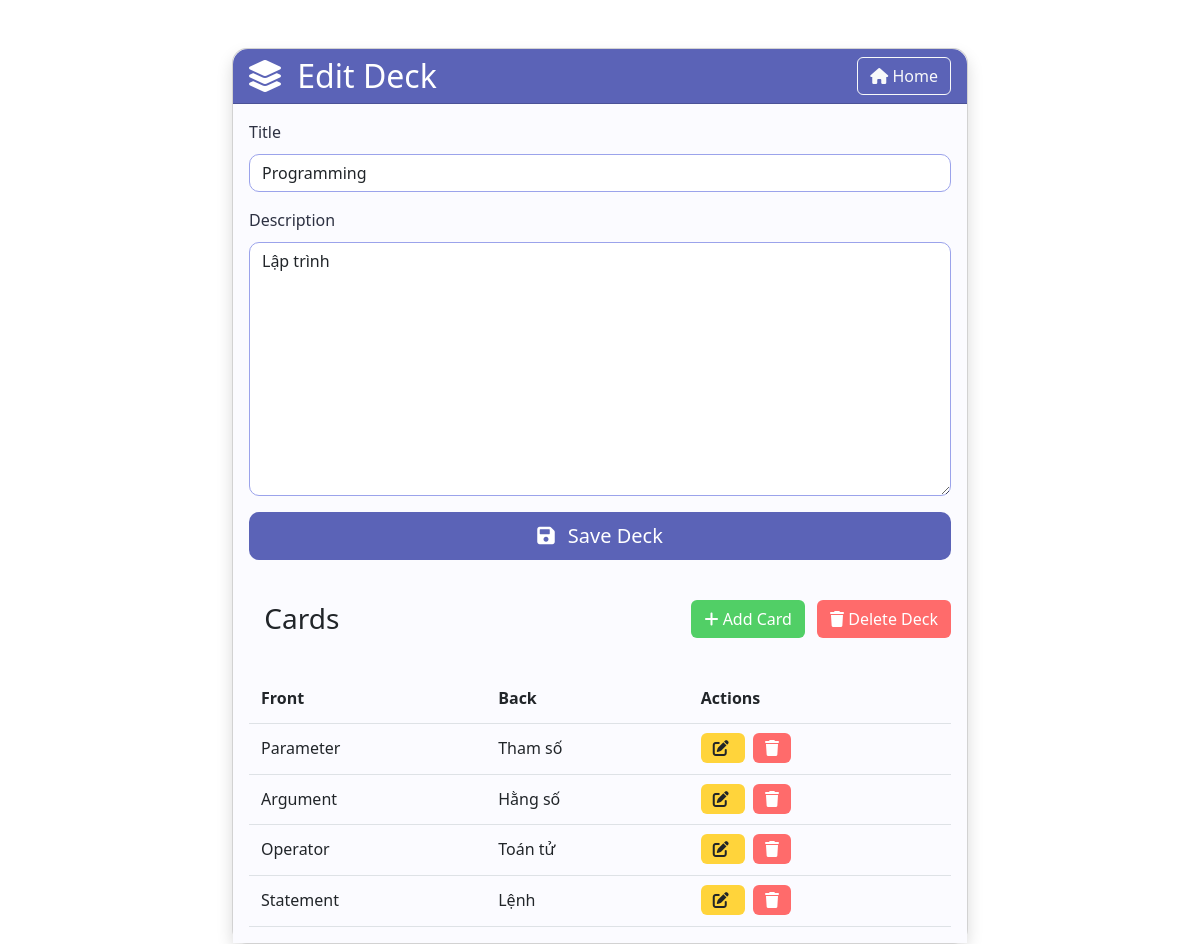
Page /collection/10/edit/ (signed in) on the committed database.
### collection/models.py (models this page shows, shortened)
class Deck(models.Model):
    user = models.ForeignKey(User, on_delete=models.CASCADE, default=1)
    title = models.CharField(max_length=200)
    description = models.TextField(blank=True)
    created_at = models.DateTimeField(auto_now_add=True)
    updated_at = models.DateTimeField(auto_now=True)

class Card(models.Model):
    deck = models.ForeignKey(Deck, on_delete=models.CASCADE)
    front = models.TextField()
    back = models.TextField()
    created_at = models.DateTimeField(auto_now_add=True)
    updated_at = models.DateTimeField(auto_now=True)

### collection/views.py (the view)
# urls.py: path("<int:deck_id>/edit/", views.edit_deck, name="edit_deck"),
@login_required
def edit_deck(request, deck_id):
    deck = get_object_or_404(Deck, pk=deck_id, user=request.user)
    if request.method == "POST":
        form = DeckForm(request.POST, instance=deck)
        if form.is_valid():
            form.save()
            return redirect("home")
    else:
        form = DeckForm(instance=deck)
    return render(request, "edit_deck.html", {"form": form, "deck": deck})

### collection/forms.py
class DeckForm(forms.ModelForm):
    class Meta:
        model = Deck
        fields = ["title", "description"]
    def __init__(self, *args, **kwargs):
        super(DeckForm, self).__init__(*args, **kwargs)
        for fieldname in ["title", "description"]:
            self.fields[fieldname].widget.attrs.update({"class": "input is-success"})

### collection/templates/edit_deck.html (shortened to what this page needs)
{% extends 'base.html' %}
{% load widget_tweaks %}
{% block content %}
<link rel="stylesheet" href="https://cdnjs.cloudflare.com/ajax/libs/font-awesome/6.0.0/css/all.min.css">
<div class="container mt-5">
  <div class="row justify-content-center">
    <div class="col-md-8">
      <div class="card shadow" style="border-radius: 15px;">
        <div class="card-header" style="background-color: #5b63b7; border-radius: 15px 15px 0 0;">
          <div class="d-flex justify-content-between align-items-center">
            <h2 class="mb-0 text-white">
              <i class="fas fa-layer-group me-2"></i>
              {% if deck %}Edit Deck{% else %}Create New Deck{% endif %}
            </h2>
            <a href="{% url 'home' %}" class="btn btn-outline-light">
              <i class="fas fa-home"></i> Home
            </a>
          </div>
        </div>
        <div class="card-body" style="background-color: #fbfbff;">
          <form method="post">
            {% for field in form %}
            <div class="mb-3">
              <label for="{{ field.id_for_label }}" class="form-label" style="color: #2d3142;">
                {{ field.label }}
              </label>
              {{ field|add_class:"form-control"|attr:"style:border-color: #9ba3eb; border-radius: 10px;" }}
            </div>
            {% endfor %}
            <button type="submit" class="btn btn-lg w-100 mb-3"
                    style="background-color: #5b63b7; color: white; border-radius: 10px;
                           transition: all 0.3s ease-in-out;"
                    onmouseover="this.style.backgroundColor='#4850a3'"
                    onmouseout="this.style.backgroundColor='#5b63b7'">
              <i class="fas fa-save me-2"></i> Save Deck
            </button>
          </form>
          {% if deck %}
            <div class="mt-4">
              <div class="d-flex justify-content-between align-items-center mb-3">
                <h3 class="mb-0">
                   Cards
                </h3>
                <div>
                  <a href="{% url 'create_card' deck.id %}" class="btn add-btn">
                    <i class="fas fa-plus"></i> Add Card
                  </a>
                  <a href="{% url 'delete_deck' deck.id %}" class="btn delete-btn ms-2">
                    <i class="fas fa-trash"></i> Delete Deck
                  </a>
                </div>
              </div>
              {% if deck.card_set.all %}
                <div class="table-responsive">
                  <table class="card-table">
                    <thead>
                      <tr>
                        <th>Front</th>
                        <th>Back</th>
                        <th>Actions</th>
                      </tr>
                    </thead>
                    <tbody>
                      {% for card in deck.card_set.all %}
                        <tr>
                          <td>{{ card.front }}</td>
                          <td>{{ card.back }}</td>
                          <td>
                            <a href="{% url 'edit_card' deck.id card.id %}" class="action-btn edit-btn me-2">
                              <i class="fas fa-edit"></i>
                            </a>
                            <a href="{% url 'delete_card' deck.id card.id %}" class="action-btn delete-btn">
                              <i class="fas fa-trash"></i>
                            </a>
                          </td>
                        </tr>
                      {% endfor %}
                    </tbody>
                  </table>
                </div>
              {% else %}
                <div class="text-center text-muted py-4">
                  <i class="fas fa-info-circle me-2"></i>
                  No cards in this deck yet. Add some cards to get started!
                </div>
              {% endif %}
            </div>
          {% endif %}
        </div>
      </div>
    </div>
  </div>
</div>
{% endblock %}

### account/static/css/styles.css (style rules this page uses)
:root { --primary-color: #007bff; --secondary-color: #6c757d; --success-color: #28a745; --error-color: #dc3545; --warning-color: #ffc107; --info-color: #17a2b8; --light-gray: #f8f9fa; --dark-gray: #343a40; }
body { line-height: 1.6; color: #333; }

### collection/templates/edit_deck.html (style rules this page uses)
.card-table { width: 100%; margin-top: 20px; }
.card-table th, .card-table td { padding: 12px; border-bottom: 1px solid #dee2e6; }
.action-btn { padding: 4px 12px; border-radius: 6px; text-decoration: none; transition: all 0.3s ease; }
.edit-btn { background-color: #ffd43b; color: #212529; }
.delete-btn { background-color: #ff6b6b; color: white; }
.add-btn { background-color: #51cf66; color: white; }

### rows in the picture
Deck: form "Programming" "Lập trình"
Card: front "Parameter", back "Tham số"
Card: front "Argument", back "Hằng số"
Card: front "Operator", back "Toán tử"
Card: front "Statement", back "Lệnh"

### other values in the picture
{{ field.label }} "Title" "Description"
